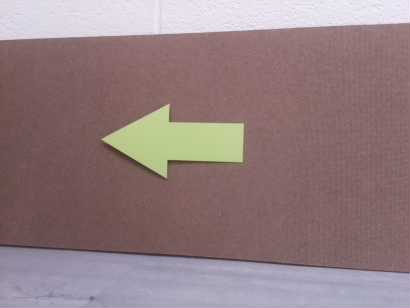
#> input picture lab6-re/data/2025F_imgs/002.png, 410 x 308 px
$ python -i utils.py   (imports and definitions only)
#> lines starting #> are read from the running program, lines starting #| are printed output that depends on the picture; after the words box and inside, x2 and y2 are one past the last pixel; in counts of white or black regions, pixels touching at a corner belong together
#> further down, picture is the input picture: shape (308, 410, 3); mean B, G, R 128.2, 125.3, 146.9
import cv2
import numpy as np
from skimage.feature import hog
import matplotlib.pyplot as plt
import seaborn as sns
from sklearn.metrics import confusion_matrix, f1_score
import pandas as pd

# --- Configuration ---
# This is the standard size all images will be resized to after cropping.
IMG_SIZE = (128, 128)

# --- Cropping Function ---

def crop_sign(image):
    """
    Finds the largest sign-like object in the image using color segmentation,
    crops it, and resizes it.

    This function is SHARED between data prep, training, and prediction.

    Returns:
        A resized image (IMG_SIZE, IMG_SIZE, 3) or None if no contour is found.
    """
    hsv = cv2.cvtColor(image, cv2.COLOR_BGR2HSV)
#> hsv: shape (308, 410, 3); mean H, S, V 128.8, 51.5, 150.6

    # Define HSV color ranges for the signs
    # Note: Red wraps around in HSV, so we need two ranges
    # These ranges are tuned for the sample images (red, blue, green/yellow)
    lower_red1 = np.array([0, 70, 70])
    upper_red1 = np.array([10, 255, 255])
    lower_red2 = np.array([160, 70, 70])
    upper_red2 = np.array([180, 255, 255])

    # Blue range
    lower_blue = np.array([100, 60, 50])
    upper_blue = np.array([140, 255, 255])

    # Yellow/Green range
    lower_green_yellow = np.array([25, 50, 70])
    upper_green_yellow = np.array([90, 255, 255])

    # --- NEW: Brown range ---
    # Brown is a dark orange/red with low-to-mid saturation
    lower_brown = np.array([10, 40, 40])
    upper_brown = np.array([30, 255, 200])

    # Create masks for SIGNS
    mask_r1 = cv2.inRange(hsv, lower_red1, upper_red1)
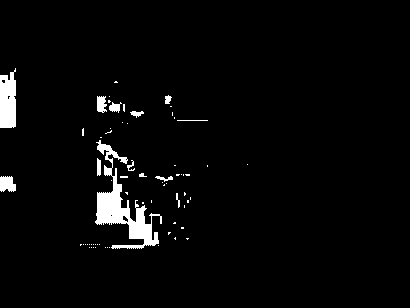
#> mask_r1: shape (308, 410); 3.1% white; 68 white regions (55 under 20 px), largest, box (x1, y1, x2, y2) and area: (95, 140, 162, 249) 2150, (0, 68, 16, 128) 827, (0, 176, 16, 192) 209
    mask_r2 = cv2.inRange(hsv, lower_red2, upper_red2)
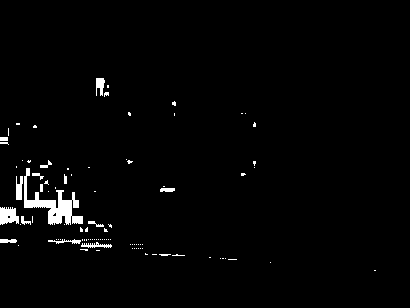
#> mask_r2: shape (308, 410); 1.9% white; 95 white regions (80 under 20 px), largest, box (x1, y1, x2, y2) and area: (24, 168, 83, 225) 1042, (0, 207, 19, 225) 262, (16, 176, 23, 200) 128
    mask_b = cv2.inRange(hsv, lower_blue, upper_blue)
#> mask_b: shape (308, 410); every value is 0
    mask_gy = cv2.inRange(hsv, lower_green_yellow, upper_green_yellow)
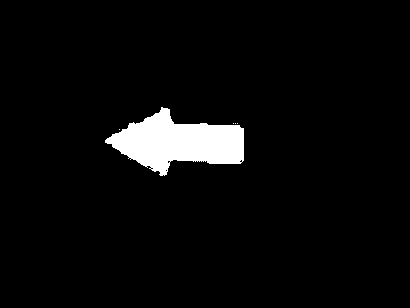
#> mask_gy: shape (308, 410); 4.2% white; 5 white regions (4 under 20 px), largest, box (x1, y1, x2, y2) and area: (105, 107, 244, 176) 5312

    # Combine *sign* masks
    combined_sign_mask = mask_r1 | mask_r2 | mask_b | mask_gy
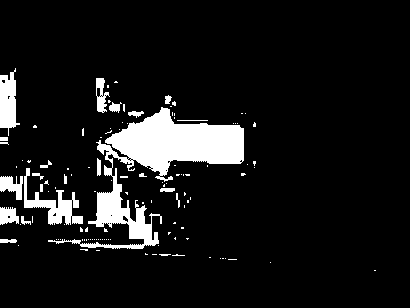
#> combined_sign_mask: shape (308, 410); 9.2% white; 121 white regions (100 under 20 px)

    # --- V5: ADD A CONTOUR AREA THRESHOLD ---
    # We will ignore any "sign" that is smaller than this many pixels
    # to filter out noise, shadows, and reflections.
    MIN_CONTOUR_AREA = 0 # Tunable: 1000 pixels = roughly 30x30

    # Find contours for SIGNS
    all_sign_contours, _ = cv2.findContours(combined_sign_mask, cv2.RETR_EXTERNAL, cv2.CHAIN_APPROX_SIMPLE)
#> all_sign_contours = 121 contours, 106 with area under 20; largest, box (x1, y1, x2, y2) and area: (48, 107, 244, 249) 7250, (24, 168, 83, 225) 868, (0, 68, 20, 136) 766, (0, 176, 23, 200) 278, (96, 78, 110, 113) 246

    # Filter out contours that are too small
    sign_contours = [
        c for c in all_sign_contours
        if cv2.contourArea(c) > MIN_CONTOUR_AREA
    ]
#> sign_contours = 55 contours, 40 with area under 20; largest, box (x1, y1, x2, y2) and area: (48, 107, 244, 249) 7250, (24, 168, 83, 225) 868, (0, 68, 20, 136) 766, (0, 176, 23, 200) 278, (96, 78, 110, 113) 246

    # --- End V5 Change ---

    if not sign_contours:
        # No *large enough* sign was found. This is Class 0.
        # We must return None here.
        return None

    # A sign was found (Class 1-5). Find the largest sign.
    largest_contour = max(sign_contours, key=cv2.contourArea)
#> largest_contour = contour of 548 points, box (x1, y1, x2, y2) (48, 107, 244, 249), area 7250

    # Get the bounding box for the largest_contour
    x, y, w, h = cv2.boundingRect(largest_contour)
#> x = 48; y = 107; w = 196; h = 142

    # Add some padding (e.g., 10% of width/height)
    pad_w = int(w * 0.10)
#> pad_w = 19
    pad_h = int(h * 0.10)
#> pad_h = 14

    # Clamp coordinates to be within the image bounds
    y1 = max(0, y - pad_h)
#> y1 = 93
    y2 = min(image.shape[0], y + h + pad_h)
#> y2 = 263
    x1 = max(0, x - pad_w)
#> x1 = 29
    x2 = min(image.shape[1], x + w + pad_w)
#> x2 = 263

    cropped_image = image[y1:y2, x1:x2]
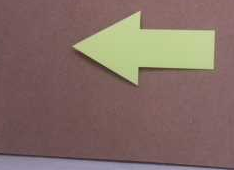
#> cropped_image: shape (170, 234, 3); mean B, G, R 101.7, 108.8, 131.3

    if cropped_image.size == 0:
        # Fallback in case of bad crop
        print("Warning: Bad crop. Returning None.")
        return None

    # Resize the cropped image to our standard size
    return cv2.resize(cropped_image, IMG_SIZE)
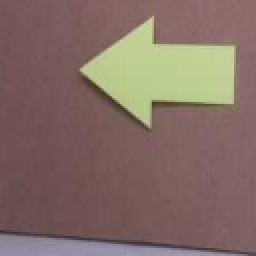
#> returned value: shape (128, 128, 3) (shown 2 times larger); mean of channels 0, 1, 2 101.6, 108.7, 131.2; drawn as B, G, R

# --- Feature Extraction Function ---

# [129 lines left out: functions extract_features, plot_confusion_matrix, plot_f1_scores, not called in this run]

>>> import cv2
>>> picture = cv2.imread('../../../../lab6-re/data/2025F_imgs/002.png')
>>> result = crop_sign(picture)

$ run again, on lab6-re/data/2025F_imgs/003.png
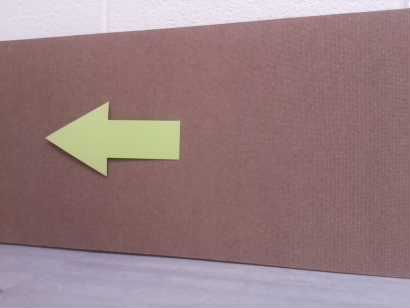
#> input picture lab6-re/data/2025F_imgs/003.png, 410 x 308 px
#> picture is the input picture: shape (308, 410, 3); mean B, G, R 129.1, 126, 151.8
#> hsv: shape (308, 410, 3); mean H, S, V 121.9, 54.7, 154.6
#> in crop_sign, `mask_r1 = cv2.inRange(hsv, lower_red1, upper_red1)`:
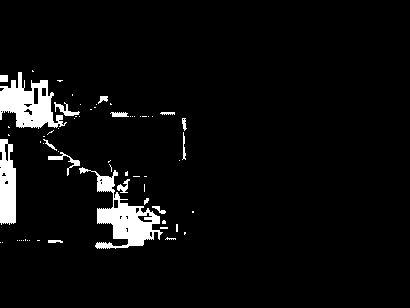
#> mask_r1: shape (308, 410); 5% white; 65 white regions (49 under 20 px), largest, box (x1, y1, x2, y2) and area: (79, 167, 163, 249) 2191, (0, 72, 67, 129) 1941, (0, 139, 16, 225) 1143
#> mask_r2: shape (308, 410); 4.8% white; 118 white regions (102 under 20 px), largest, box (x1, y1, x2, y2) and area: (32, 156, 116, 244) 3936, (96, 61, 128, 96) 518, (128, 77, 163, 112) 397
#> mask_b: shape (308, 410); every value is 0
#> mask_gy: shape (308, 410); 3.8% white; 1 white region, box (x1, y1, x2, y2) and area: (52, 108, 180, 175) 4850
#> combined_sign_mask: shape (308, 410); 13.7% white; 141 white regions (114 under 20 px)
#> all_sign_contours = 141 contours, 122 with area under 20; largest, box (x1, y1, x2, y2) and area: (32, 108, 180, 256) 11292, (0, 72, 67, 131) 1914, (0, 139, 24, 228) 1164, (96, 61, 128, 96) 442, (128, 77, 163, 112) 320
#> sign_contours = 70 contours, 51 with area under 20; largest, box (x1, y1, x2, y2) and area: (32, 108, 180, 256) 11292, (0, 72, 67, 131) 1914, (0, 139, 24, 228) 1164, (96, 61, 128, 96) 442, (128, 77, 163, 112) 320
#> largest_contour = contour of 460 points, box (x1, y1, x2, y2) (32, 108, 180, 256), area 11292
#> x = 32; y = 108; w = 148
#> pad_w = 14
#> y1 = 94
#> y2 = 270
#> x1 = 18
#> x2 = 194
#> in crop_sign, `cropped_image = image[y1:y2, x1:x2]`:
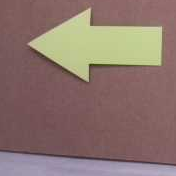
#> cropped_image: shape (176, 176, 3); mean B, G, R 109.3, 116.3, 140

$ run again, on lab6-re/data/2025F_imgs/005.png
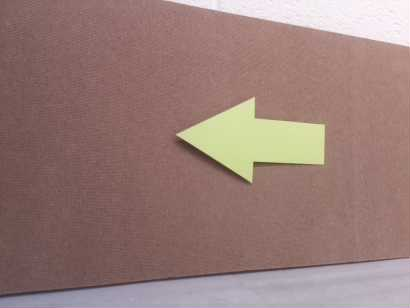
#> input picture lab6-re/data/2025F_imgs/005.png, 410 x 308 px
#> picture is the input picture: shape (308, 410, 3); mean B, G, R 120, 124.8, 152.3
#> hsv: shape (308, 410, 3); mean H, S, V 32, 60.8, 153.4
#> in crop_sign, `mask_r1 = cv2.inRange(hsv, lower_red1, upper_red1)`:
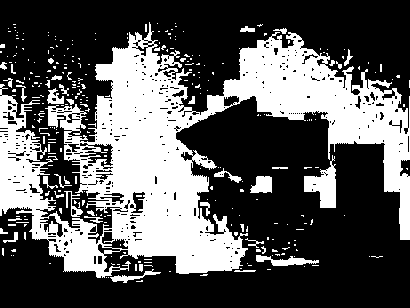
#> mask_r1: shape (308, 410); 35.5% white; 301 white regions (263 under 20 px), largest, box (x1, y1, x2, y2) and area: (0, 22, 410, 278) 40267, (304, 155, 336, 208) 880, (256, 255, 319, 266) 341
#> mask_r2: shape (308, 410); 0.31% white; 35 white regions (33 under 20 px), largest, box (x1, y1, x2, y2) and area: (96, 80, 111, 96) 205, (121, 42, 127, 46) 20
#> mask_b: shape (308, 410); every value is 0
#> mask_gy: shape (308, 410); 4.9% white; 1 white region, box (x1, y1, x2, y2) and area: (182, 102, 325, 182) 6187
#> combined_sign_mask: shape (308, 410); 40.7% white; 318 white regions (279 under 20 px)
#> all_sign_contours = 313 contours, 292 with area under 20; largest, box (x1, y1, x2, y2) and area: (0, 22, 410, 278) 42055, (182, 102, 325, 183) 6105, (304, 155, 336, 208) 802, (256, 255, 319, 266) 270, (250, 176, 272, 193) 261
#> sign_contours = 143 contours, 122 with area under 20; largest, box (x1, y1, x2, y2) and area: (0, 22, 410, 278) 42055, (182, 102, 325, 183) 6105, (304, 155, 336, 208) 802, (256, 255, 319, 266) 270, (250, 176, 272, 193) 261
#> largest_contour = contour of 1883 points, box (x1, y1, x2, y2) (0, 22, 410, 278), area 42055
#> x = 0; y = 22; w = 410; h = 256
#> pad_w = 41
#> pad_h = 25
#> y1 = 0
#> y2 = 303
#> x1 = 0
#> x2 = 410
#> in crop_sign, `return cv2.resize(cropped_image, IMG_SIZE)`:
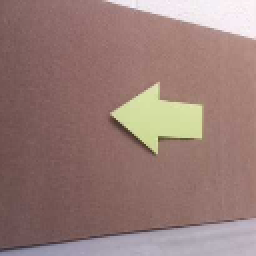
#> returned value: shape (128, 128, 3) (shown 2 times larger); mean of channels 0, 1, 2 118.9, 124, 151.9; drawn as B, G, R

$ run again, on lab6-re/data/2025F_imgs/007.png
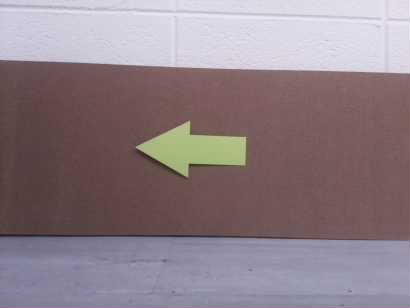
#> input picture lab6-re/data/2025F_imgs/007.png, 410 x 308 px
#> picture is the input picture: shape (308, 410, 3); mean B, G, R 133.9, 126.7, 141.7
#> hsv: shape (308, 410, 3); mean H, S, V 131.3, 46.6, 148.6
#> in crop_sign, `mask_r1 = cv2.inRange(hsv, lower_red1, upper_red1)`:
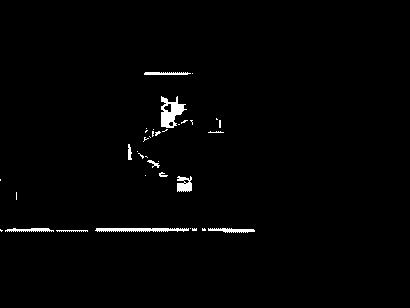
#> mask_r1: shape (308, 410); 1.3% white; 36 white regions (25 under 20 px), largest, box (x1, y1, x2, y2) and area: (161, 96, 187, 128) 435, (95, 228, 189, 232) 307, (177, 176, 192, 192) 182
#> mask_r2: shape (308, 410); 3.5% white; 102 white regions (86 under 20 px), largest, box (x1, y1, x2, y2) and area: (192, 81, 271, 112) 1366, (64, 142, 120, 225) 1234, (80, 88, 144, 129) 1062
#> mask_b: shape (308, 410); 0.09% white in thin lines or dots, all inside (x1, y1, x2, y2) = (0, 236, 216, 308)
#> mask_gy: shape (308, 410); 2.5% white; 2 white regions (1 under 20 px), largest, box (x1, y1, x2, y2) and area: (140, 124, 247, 176) 3171
#> combined_sign_mask: shape (308, 410); 7.4% white; 69 white regions (40 under 20 px)
#> all_sign_contours = 69 contours, 54 with area under 20; largest, box (x1, y1, x2, y2) and area: (140, 120, 247, 176) 3034, (192, 81, 271, 112) 1226, (64, 142, 120, 225) 1076, (80, 88, 144, 129) 918, (155, 96, 188, 136) 533
#> sign_contours = 38 contours, 23 with area under 20; largest, box (x1, y1, x2, y2) and area: (140, 120, 247, 176) 3034, (192, 81, 271, 112) 1226, (64, 142, 120, 225) 1076, (80, 88, 144, 129) 918, (155, 96, 188, 136) 533
#> largest_contour = contour of 131 points, box (x1, y1, x2, y2) (140, 120, 247, 176), area 3034
#> x = 140; y = 120; w = 107; h = 56
#> pad_w = 10
#> pad_h = 5
#> y1 = 115
#> y2 = 181
#> x1 = 130
#> x2 = 257
#> in crop_sign, `return cv2.resize(cropped_image, IMG_SIZE)`:
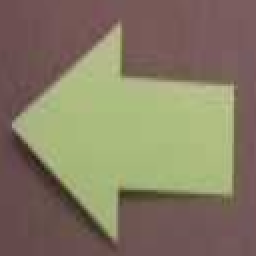
#> returned value: shape (128, 128, 3) (shown 2 times larger); mean of channels 0, 1, 2 99.3, 122.5, 132.8; drawn as B, G, R
